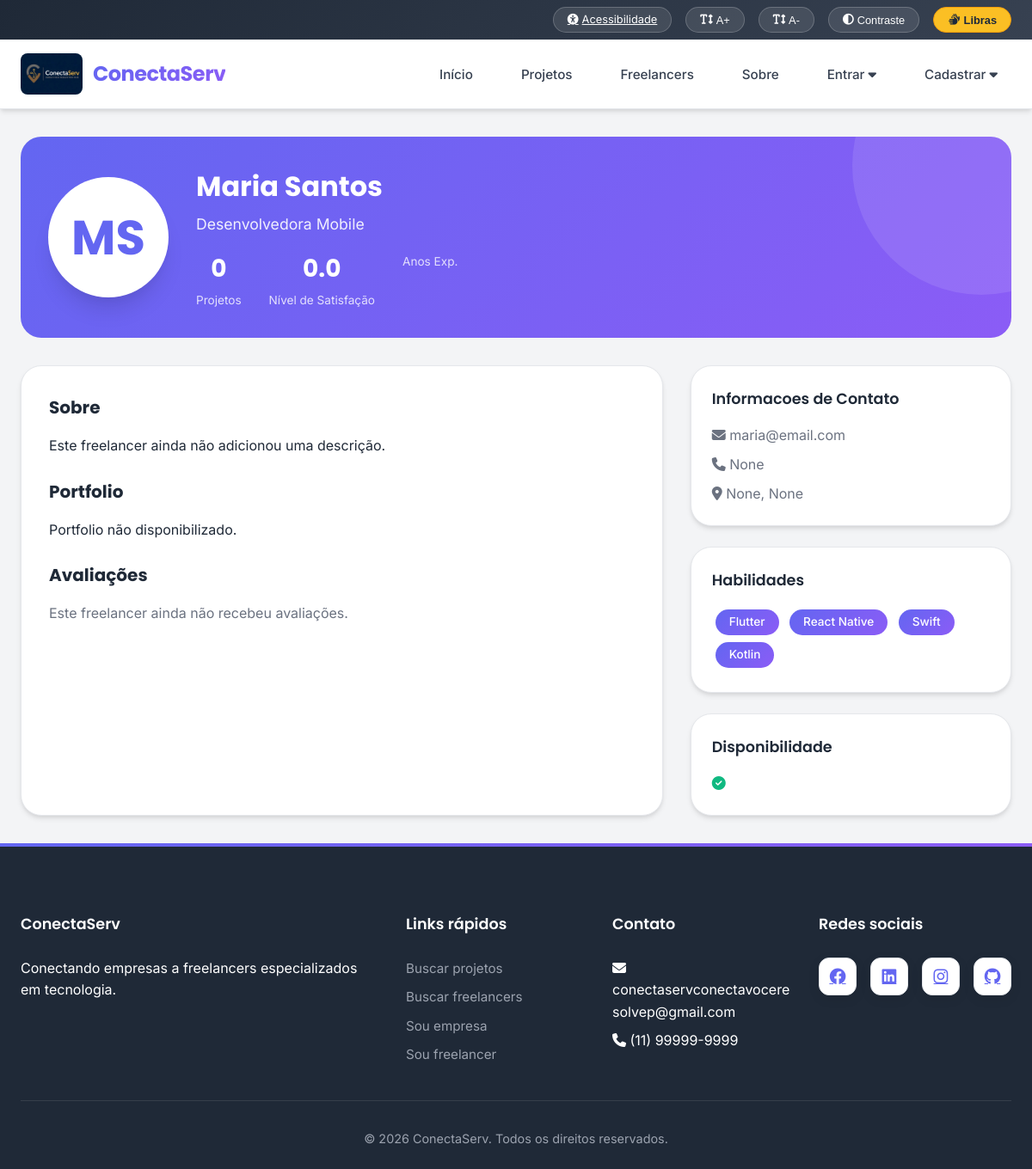
Screenshot of /freelancer/2 with the database file from the repository.
### tables this page shows
CREATE TABLE freelancers (
            id INTEGER PRIMARY KEY AUTOINCREMENT,
            nome_completo TEXT NOT NULL,
            email TEXT UNIQUE NOT NULL,
            senha TEXT NOT NULL,
            telefone TEXT,
            cpf TEXT UNIQUE,
            data_nascimento DATE,
            cidade TEXT,
            estado TEXT,
            especialidade TEXT,
            habilidades TEXT,
            portfolio TEXT,
            biografia TEXT,
            linkedin TEXT,
            github TEXT,
            hourly_rate DECIMAL(10,2),
            nota_media DECIMAL(3,2) DEFAULT 0,
            total_projetos INTEGER DEFAULT 0,
            projetos_concluidos INTEGER DEFAULT 0,
            taxa_conclusao DECIMAL(5,2) DEFAULT 0,
            tempo_resposta_horas INTEGER DEFAULT 0,
            data_cadastro TIMESTAMP DEFAULT CURRENT_TIMESTAMP,
            status TEXT DEFAULT 'ativo',
            destaque TEXT DEFAULT 'nao'
        , user_id INTEGER);

### app.py (the view)
@app.route('/freelancer/<int:freelancer_id>')
def perfil_freelancer(freelancer_id):
    conn = criar_conexao()
    cursor = conn.cursor()
    cursor.execute('SELECT * FROM freelancers WHERE id = ?', (freelancer_id,))
    freelancer = format_freelancer_data(cursor.fetchone())
    cursor.execute('''
        SELECT a.*, e.nome_empresa
        FROM avaliacoes a
        JOIN empresas e ON a.empresa_id = e.id
        WHERE a.freelancer_id = ?
        ORDER BY a.data_avaliacao DESC
        LIMIT 5
    ''', (freelancer_id,))
    avaliacoes = cursor.fetchall()
    conn.close()
    return render_template('perfil_freelancer.html', freelancer=freelancer, avaliacoes=avaliacoes)

### app.py (called while the page is built)
@app.context_processor
def inject_globals():
    return {
        'flash_messages': get_flashed_messages(with_categories=True),
        'alert_class': lambda category: ALERT_CLASS_MAP.get(category, category),
        'textos': obter_textos(),
        't': obter_textos(),
    }

def format_freelancer_data(row):
    if row is None:
        return None
    data = dict(row)
    nome_completo = data.get('nome_completo', '')
    partes = nome_completo.split()
    data['nome'] = partes[0] if partes else ''
    data['sobrenome'] = partes[-1] if len(partes) > 1 else ''
    return data

### database/database.py (called while the page is built)
def configurar_sqlite(conn):
    conn.execute('PRAGMA journal_mode=WAL')
    conn.execute('PRAGMA busy_timeout=60000')
    conn.execute('PRAGMA synchronous=NORMAL')
    conn.execute('PRAGMA foreign_keys=ON')
    conn.execute('PRAGMA wal_checkpoint(PASSIVE)')

def criar_conexao():
    conn = sqlite3.connect(DB_PATH, timeout=60)
    conn.row_factory = sqlite3.Row
    configurar_sqlite(conn)
    return conn

### textos_pt.py (called while the page is built)
def obter_textos():
    return TEXTOS

### templates/perfil_freelancer.html (shortened to what this page needs)
{% extends "base.html" %}
{% block content %}
<div class="perfil-freelancer">
    <div class="container">
        <div class="perfil-header">
            <div class="perfil-info">
                <div class="perfil-avatar">
                    {{ freelancer.nome[0] }}{{ freelancer.sobrenome[0] }}
                </div>
                <div class="perfil-dados">
                    <h1>{{ freelancer.nome }} {{ freelancer.sobrenome }}</h1>
                    <p class="especialidade">{{ freelancer.especialidade }}</p>
                    <div class="perfil-stats">
                        <div class="perfil-stat">
                            <span class="perfil-stat-value">{{ freelancer.projetos_concluidos }}</span>
                            <span class="perfil-stat-label">Projetos</span>
                        </div>
                        <div class="perfil-stat">
                            <span class="perfil-stat-value">{{ freelancer.nota_media or '0.0' }}</span>
                            <span class="perfil-stat-label">Nível de Satisfação</span>
                        </div>
                        <div class="perfil-stat">
                            <span class="perfil-stat-label">Anos Exp.</span>
                        </div>
                    </div>
                </div>
            </div>
        </div>
        <div class="perfil-content">
            <div class="perfil-sobre">
                <h2>Sobre</h2>
                <p style="white-space: pre-line;">{{ freelancer.sobre or 'Este freelancer ainda não adicionou uma descrição.' }}</p>
                <h2 style="margin-top: var(--espaco-grande);">Portfolio</h2>
                <p style="white-space: pre-line;">{{ freelancer.portfolio or 'Portfolio não disponibilizado.' }}</p>
                <h2 style="margin-top: var(--espaco-grande);">Avaliações</h2>
                {% if avaliações %}
                <div class="avaliações">
                    {% for avaliação in avaliações %}
                    <div class="avaliação">
                        <div class="avaliação-header">
                            <span class="avaliação-empresa">{{ avaliação.empresa_nome }}</span>
                            <span class="avaliação-nota">Avaliação média: {{ ((avaliação.nota_qualidade + avaliação.nota_prazo + avaliação.nota_comunicacao + avaliação.nota_portfolio) / 4.0)|round(1) }}/5</span>
                        </div>
                        <div style="display: flex; gap: var(--espaco-sm); flex-wrap: wrap; margin-bottom: var(--espaco-sm);">
                            <span><strong>Qualidade:</strong> {{ avaliação.nota_qualidade }}/5</span>
                            <span><strong>Prazos:</strong> {{ avaliação.nota_prazo }}/5</span>
                            <span><strong>Comunicação:</strong> {{ avaliação.nota_comunicacao }}/5</span>
                            <span><strong>Portfólio:</strong> {{ avaliação.nota_portfolio }}/5</span>
                        </div>
                        <p class="avaliação-comentario">{{ avaliação.comentario }}</p>
                        <p style="color: var(--cinza-claro); font-size: 0.75rem; margin-top: var(--espaco-pequeno);">{{ avaliação.data_avaliação or avaliação.data }}</p>
                    </div>
                    {% endfor %}
                </div>
                {% else %}
                <p style="color: var(--cinza-medio);">Este freelancer ainda não recebeu avaliações.</p>
                {% endif %}
            </div>
            <div class="perfil-sidebar">
                <div class="perfil-card">
                    <h3>Informacoes de Contato</h3>
                    <p style="color: var(--cinza-medio); margin-bottom: var(--espaco-pequeno);">
                        <i class="fas fa-envelope"></i> {{ freelancer.email }}
                    </p>
                    <p style="color: var(--cinza-medio); margin-bottom: var(--espaco-pequeno);">
                        <i class="fas fa-phone"></i> {{ freelancer.telefone }}
                    </p>
                    <p style="color: var(--cinza-medio);">
                        <i class="fas fa-map-marker-alt"></i> {{ freelancer.cidade }}, {{ freelancer.estado }}
                    </p>
                </div>
                <div class="perfil-card">
                    <h3>Habilidades</h3>
                    <div>
                        {% if freelancer.habilidades %}
                        {% for habilidade in freelancer.habilidades.split(',') %}
                        <span class="habilidade-tag">{{ habilidade.strip() }}</span>
                        {% endfor %}
                        {% else %}
                        <p style="color: var(--cinza-medio);">Nenhuma habilidade listada.</p>
                        {% endif %}
                    </div>
                </div>
                <div class="perfil-card">
                    <h3>Disponibilidade</h3>
                    <p style="color: var(--sucesso);">
                        <i class="fas fa-check-circle"></i> {{ freelancer.disponibilidade }}
                    </p>
                </div>
            </div>
        </div>
    </div>
</div>
{% endblock %}

### rows the page displays
freelancers: especialidade "Desenvolvedora Mobile", projetos_concluidos "0", nota_media "0.0", email "maria@email.com"

### other values shown
{{ t.nav.acessibilidade }} "Acessibilidade"
{{ t.nav.libras }} "Libras"
{{ t.site.nome }} "ConectaServ"
{{ t.nav.inicio }} "Início"
{{ t.nav.projetos }} "Projetos"
{{ t.nav.freelancers }} "Freelancers"
{{ t.nav.sobre }} "Sobre"
{{ t.nav.entrar }} "Entrar"
{{ t.nav.cadastrar }} "Cadastrar"
{{ freelancer.nome[0] }} "M"
{{ freelancer.sobrenome[0] }} "S"
{{ freelancer.nome }} "Maria"
{{ freelancer.sobrenome }} "Santos"
{{ freelancer.portfolio or 'Portfolio não disponibilizado.' }} "Portfolio não disponibilizado."
{{ freelancer.telefone }} "None"
